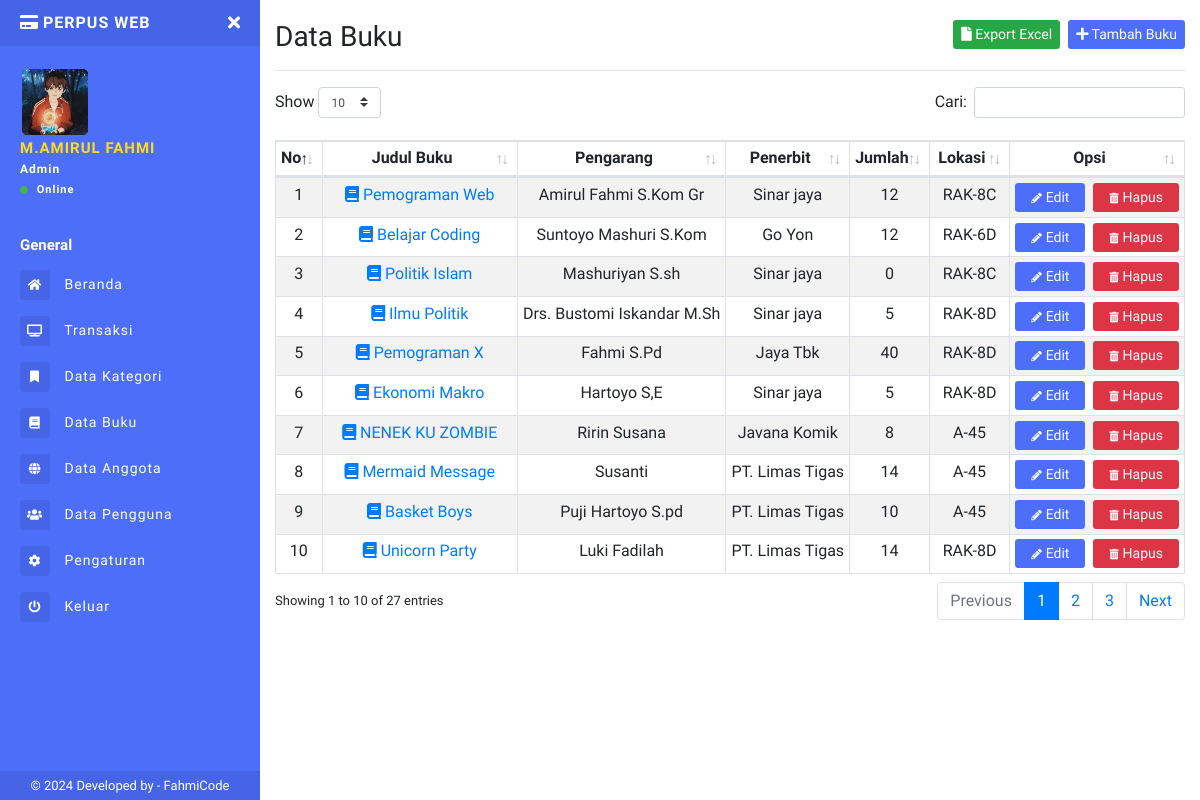
Page /admin/data-buku.php (signed in) on the committed database.
### tables this page shows
CREATE TABLE `tb_buku` (
  `id_buku` char(13) NOT NULL,
  `judul` varchar(50) NOT NULL,
  `penulis` varchar(50) NOT NULL,
  `penerbit` varchar(50) NOT NULL,
  `th_terbit` date DEFAULT NULL,
  `id_kategori` int(11) NOT NULL,
  `jumlah_buku` int(11) NOT NULL,
  `lokasi` varchar(25) NOT NULL,
  `gambar` varchar(50) NOT NULL,
  `created_by` int(11) NOT NULL,
  `tgl_input` date DEFAULT NULL
);

### admin/data-buku.php (the view, shortened to what this page needs)
<?php
include 'sidebar.php';
?>
<h1 class="h3 mb-0">
  Data Buku
  <a href="tambah-buku.php" class="btn btn-primary btn-sm border-0 float-right ml-2"><i class="fa fa-plus"></i> Tambah Buku</a>
  <a href="cetak/excel.php" class="btn btn-success btn-sm border-0 float-right"><i class="fa fa-file"></i> Export Excel</a>
</h1>
<hr>
<table class="table table-striped table-sm table-bordered dt-responsive nowrap text-center" id="table" width="100%">
  <thead>
    <tr>
      <th>No</th>
      <th>Judul Buku</th>
      <th>Pengarang</th>
      <th>Penerbit</th>
      <th>Jumlah</th>
      <th>Lokasi</th>
      <th>Opsi</th>
    </tr>
  </thead>
  <tbody>
    <?php $no = 1;
    $buku = mysqli_query($conn, "SELECT * FROM tb_buku");
    while ($data = mysqli_fetch_array($buku)) {
    ?>
      <tr>
        <td><?= $no++; ?></td>
        <td><a href="detail-buku.php?kd_buku=<?= $data['id_buku']; ?>"><span class="fa fa-book"></span> <?php echo $data['judul']; ?></a></td>
        <td><?= $data['penulis']; ?></td>
        <td><?= $data['penerbit']; ?></td>
        <td><?= $data['jumlah_buku']; ?></td>
        <td><?= $data['lokasi']; ?></td>
        <td>
          <a href="edit-buku.php?id_buku=<?= $data['id_buku']; ?>" class="btn btn-primary btn-sm px-3 mr-1">
            <i class="fas fa-pencil-alt fa-xs mr-1"></i>Edit
          </a>
          <a class="btn btn-danger btn-sm px-3 delete-data" href="hapus-buku.php?id_buku=<?= $data['id_buku'] ?>">
            <i class="fas fa-trash-alt fa-xs mr-1"></i>Hapus</a>
        </td>
      </tr>
    <?php  } ?>
  </tbody>
</table>
<?php include "footer.php" ?>

### admin/sidebar.php (shortened to what this page needs)
<?php
include '../connection/koneksi.php';
$query = "SELECT * FROM tb_admin WHERE id = '" .  $_COOKIE['id_admin'] . "'";
$run = mysqli_query($conn, $query);
$d = mysqli_fetch_array($run);
?>
<!DOCTYPE html>
<html>
<head>
  <link rel="stylesheet" href="https://maxcdn.bootstrapcdn.com/bootstrap/4.0.0/css/bootstrap.min.css">
  <link href="../assets/css/style.css" rel="stylesheet">
  <link href="https://use.fontawesome.com/releases/v5.0.6/css/all.css" rel="stylesheet">
  <link href="../assets/vendor/datatables/dataTables.bootstrap4.min.css" rel="stylesheet">
  <link href="../assets/vendor/datatables/responsive.bootstrap4.min.css" rel="stylesheet">
</head>
<body>
  <div class="page-wrapper chiller-theme toggled">
    <nav id="sidebar" class="sidebar-wrapper">
      <div class="sidebar-content">
        <div class="sidebar-brand">
          <a href="./"><i class="fa fa-credit-card mr-1"></i>PerPus Web</a>
          <div id="close-sidebar">
            <i class="fas fa-times"></i>
          </div>
        </div>
        <div class="sidebar-header">
          <div class="user-pic" style="height:70px;width:70px;">
            <img class="img-responsive img-rounded" src="../uploads/profil/<?= $d['foto']; ?>" alt="User picture">
          </div>
          <div class="user-info">
            <span class="user-name"><?= $d['nama']; ?>
            </span>
            <span class="user-role"><?= $d['level'] ?></span>
            <span class="user-status">
              <i class="fa fa-circle"></i>
              <span>Online</span>
            </span>
          </div>
        </div>
        <div class="sidebar-menu">
          <ul>
            <li class="header-menu">
              <span>General</span>
            </li>
            <li>
              <a href="index.php">
                <i class="fas fa-home"></i>
                <span>Beranda</span>
              </a>
            </li>
            <li>
              <a href="transaksi.php">
                <i class="fa fa-tv"></i>
                <span>Transaksi</span>
              </a>
            </li>
            <li>
              <a href="kategori.php">
                <i class="fa fa-fw fa-bookmark"></i>
                <span>Data Kategori</span>
              </a>
            </li>
            <li>
              <a href="data-buku.php">
                <i class="fa fa-book"></i>
                <span>Data Buku</span>
              </a>
            </li>
            <li>
              <a href="data-anggota.php">
                <i class="fas fa-globe"></i>
                <span>Data Anggota</span>
              </a>
            </li>
            <?php
            if ($d['level'] == "Admin") { ?>
              <li>
                <a href="data-admin.php">
                  <i class="fas fa-users"></i>
                  <span>Data Pengguna</span>
                </a>
              </li>
            <?php  }  ?>
            <li>
              <a href="pengaturan.php">
                <i class="fa fa-cog"></i>
                <span>Pengaturan</span>
              </a>
            </li>
            <li>
              <a href="#Exit" data-toggle="modal">
                <i class="fa fa-power-off"></i>
                <span>Keluar</span>
              </a>
            </li>
          </ul>
        </div>
      </div>
      <div class="sidebar-footer">
        © 2024 Developed by - <a target="_blank" rel="noopener noreferrer" href="https://fahmi965.000webhostapp.com/Portofolio.html">
          FahmiCode</a>
      </div>
    </nav>
    <main class="page-content">
      <div class="container-fluid">
        <div class="d-block d-sm-block d-md-none d-lg-none py-2"></div>

### rows in the picture
tb_buku: judul "Pemograman Web", penulis "Amirul Fahmi S.Kom Gr", penerbit "Sinar jaya", jumlah_buku "12", lokasi "RAK-8C"
tb_buku: judul "Belajar Coding", penulis "Suntoyo Mashuri S.Kom", penerbit "Go Yon", jumlah_buku "12", lokasi "RAK-6D"
tb_buku: judul "Politik Islam", penulis "Mashuriyan S.sh", penerbit "Sinar jaya", jumlah_buku "0", lokasi "RAK-8C"
tb_buku: judul "Ilmu Politik", penulis "Drs. Bustomi Iskandar M.Sh", penerbit "Sinar jaya", jumlah_buku "5", lokasi "RAK-8D"
tb_buku: judul "Pemograman X", penulis "Fahmi S.Pd", penerbit "Jaya Tbk", jumlah_buku "40", lokasi "RAK-8D"
tb_buku: judul "Ekonomi Makro", penulis "Hartoyo S,E", penerbit "Sinar jaya", jumlah_buku "5", lokasi "RAK-8D"
tb_buku: judul "NENEK KU ZOMBIE", penulis "Ririn Susana", penerbit "Javana Komik", jumlah_buku "8", lokasi "A-45"
tb_buku: judul "Mermaid Message", penulis "Susanti", penerbit "PT. Limas Tigas", jumlah_buku "14", lokasi "A-45"
tb_buku: judul "Basket Boys", penulis "Puji Hartoyo S.pd", penerbit "PT. Limas Tigas", jumlah_buku "10", lokasi "A-45"
tb_buku: judul "Unicorn Party", penulis "Luki Fadilah", penerbit "PT. Limas Tigas", jumlah_buku "14", lokasi "RAK-8D"

### other values in the picture
$d['nama'] "M.AMIRUL FAHMI"
$d['level'] "Admin"
